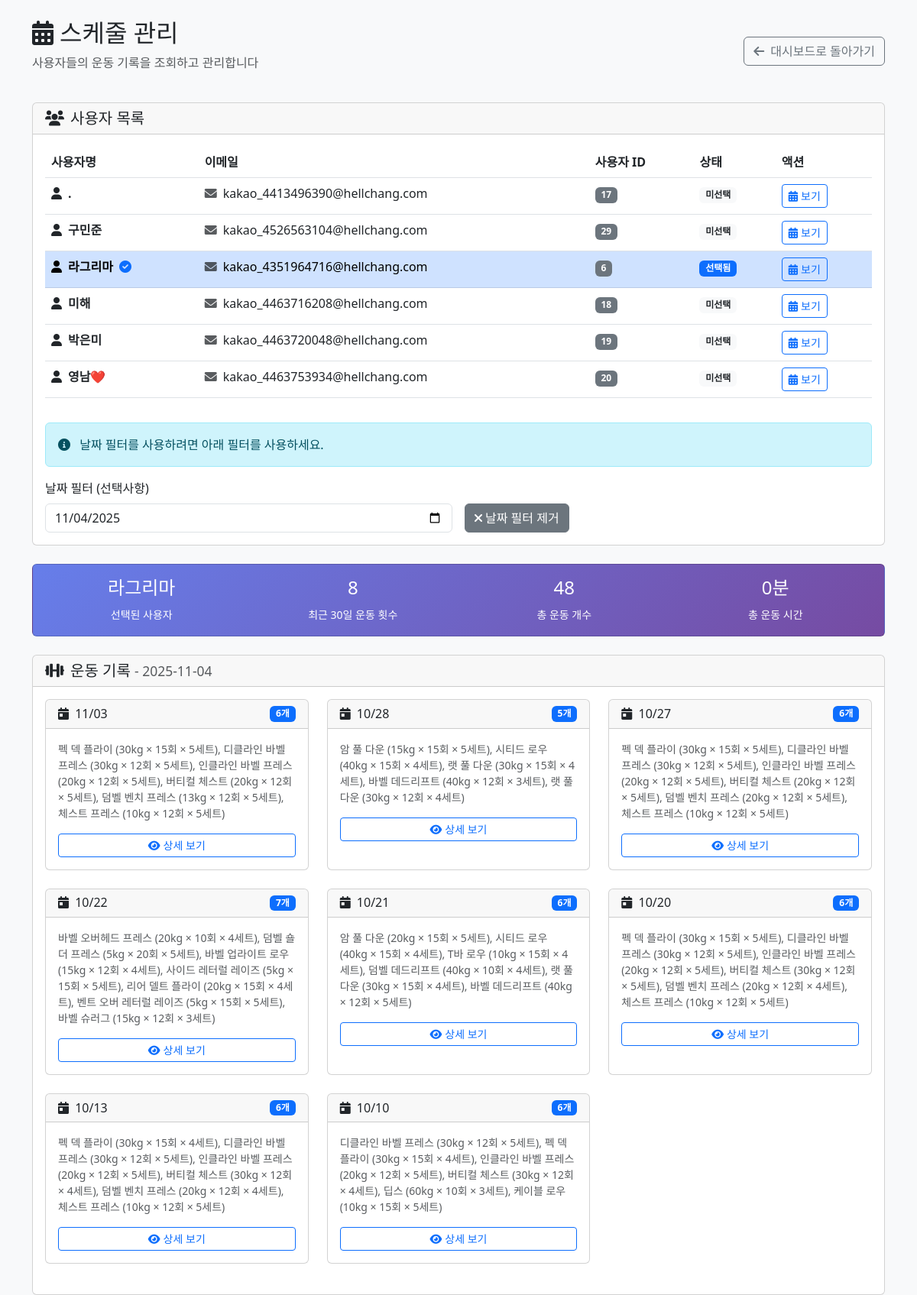
Page /admin/schedule_management.php?user_id=6 (signed in) on the committed database.
### tables this page shows
CREATE TABLE IF NOT EXISTS `users` (
  `id` int(11) NOT NULL AUTO_INCREMENT,
  `kakao_id` bigint(20) DEFAULT NULL,
  `username` varchar(100) NOT NULL,
  `email` varchar(255) DEFAULT NULL,
  `profile_image` varchar(500) DEFAULT NULL,
  `created_at` timestamp NULL DEFAULT current_timestamp(),
  `updated_at` timestamp NULL DEFAULT current_timestamp() ON UPDATE current_timestamp(),
  `is_active` tinyint(1) NOT NULL DEFAULT 1,
  `password` varchar(255) DEFAULT NULL,
  PRIMARY KEY (`id`) USING BTREE,
  UNIQUE KEY `email` (`email`) USING BTREE,
  UNIQUE KEY `kakao_id` (`kakao_id`) USING BTREE,
  KEY `idx_users_kakao_id` (`kakao_id`) USING BTREE
);

CREATE TABLE IF NOT EXISTS `m_workout_session` (
  `session_id` bigint(20) NOT NULL AUTO_INCREMENT,
  `user_id` bigint(20) NOT NULL,
  `workout_date` date NOT NULL,
  `note` varchar(255) DEFAULT NULL,
  `duration` decimal(6,2) DEFAULT NULL COMMENT '운동 시간(분)',
  `start_time` datetime DEFAULT NULL COMMENT '운동 시작시간',
  `end_time` datetime DEFAULT NULL COMMENT '운동 종료시간',
  PRIMARY KEY (`session_id`)
);

### admin/schedule_management.php (the view, shortened to what this page needs)
<?php
$pdo = getDB();
$stmt = $pdo->prepare('SELECT id, username, email FROM users WHERE is_active = 1 ORDER BY username ASC');
$stmt->execute();
$users = $stmt->fetchAll(PDO::FETCH_ASSOC);
$selected_user_id = isset($_GET['user_id']) ? (int)$_GET['user_id'] : null;
$selected_date = isset($_GET['date']) ? $_GET['date'] : date('Y-m-d');
$workoutSessions = [];
$selectedUser = null;
if ($selected_user_id) {
    $stmt = $pdo->prepare('SELECT id, username, email FROM users WHERE id = ?');
    $stmt->execute([$selected_user_id]);
    $selectedUser = $stmt->fetch(PDO::FETCH_ASSOC);
    $stmt = $pdo->prepare('
        SELECT
            ws.session_id,
            ws.workout_date,
            ws.note,
            ws.duration,
            ws.start_time,
            ws.end_time,
            COUNT(we.wx_id) as exercise_count,
            GROUP_CONCAT(
                CONCAT(
                    COALESCE(e.name_kr, we.original_exercise_name, "알 수 없음"),
                    " (", CAST(COALESCE(we.weight, 0) AS UNSIGNED), "kg × ", COALESCE(we.reps, 0), "회 × ", COALESCE(we.sets, 0), "세트)"
                )
                ORDER BY we.order_no SEPARATOR ", "
            ) as exercise_summary
        FROM m_workout_session ws
        LEFT JOIN m_workout_exercise we ON ws.session_id = we.session_id
        LEFT JOIN m_exercise e ON we.ex_id = e.ex_id
        WHERE ws.user_id = ?
        AND ws.workout_date >= DATE_SUB(CURDATE(), INTERVAL 30 DAY)
        GROUP BY ws.session_id, ws.workout_date, ws.note, ws.duration, ws.start_time, ws.end_time
        ORDER BY ws.workout_date DESC, ws.session_id DESC
    ');
    $stmt->execute([$selected_user_id]);
    $workoutSessions = $stmt->fetchAll(PDO::FETCH_ASSOC);
}
?>
<!DOCTYPE html>
<html lang="ko">
<head>
    <link href="https://cdn.jsdelivr.net/npm/bootstrap@5.3.0/dist/css/bootstrap.min.css" rel="stylesheet">
    <link href="https://cdnjs.cloudflare.com/ajax/libs/font-awesome/6.0.0/css/all.min.css" rel="stylesheet">
</head>
<body class="bg-light">
    <div class="container mt-4">
        <div class="row mb-4">
            <div class="col">
                <div class="d-flex justify-content-between align-items-center">
                    <div>
                        <h2><i class="fas fa-calendar-alt me-2"></i>스케줄 관리</h2>
                        <p class="text-muted">사용자들의 운동 기록을 조회하고 관리합니다</p>
                    </div>
                    <a href="dashboard.php" class="btn btn-outline-secondary">
                        <i class="fas fa-arrow-left me-2"></i>대시보드로 돌아가기
                    </a>
                </div>
            </div>
        </div>
        <div class="row mb-4">
            <div class="col">
                <div class="card">
                    <div class="card-header">
                        <h5 class="mb-0"><i class="fas fa-users me-2"></i>사용자 목록</h5>
                    </div>
                    <div class="card-body">
                        <div class="table-responsive">
                            <table class="table table-hover">
                                <thead>
                                    <tr>
                                        <th>사용자명</th>
                                        <th>이메일</th>
                                        <th>사용자 ID</th>
                                        <th>상태</th>
                                        <th>액션</th>
                                    </tr>
                                </thead>
                                <tbody>
                                    <?php foreach ($users as $user): ?>
                                    <tr class="<?= $selected_user_id == $user['id'] ? 'table-primary' : '' ?>"
                                        style="cursor: pointer;"
                                        onclick="selectUser(<?= $user['id'] ?>)">
                                        <td>
                                            <div class="d-flex align-items-center">
                                                <i class="fas fa-user me-2"></i>
                                                <strong><?= htmlspecialchars($user['username']) ?></strong>
                                                <?php if ($selected_user_id == $user['id']): ?>
                                                <i class="fas fa-check-circle text-primary ms-2"></i>
                                                <?php endif; ?>
                                            </div>
                                        </td>
                                        <td>
                                            <?php if ($user['email']): ?>
                                            <i class="fas fa-envelope me-1 text-muted"></i>
                                            <?= htmlspecialchars($user['email']) ?>
                                            <?php else: ?>
                                            <span class="text-muted">-</span>
                                            <?php endif; ?>
                                        </td>
                                        <td>
                                            <span class="badge bg-secondary"><?= $user['id'] ?></span>
                                        </td>
                                        <td>
                                            <?php if ($selected_user_id == $user['id']): ?>
                                            <span class="badge bg-primary">선택됨</span>
                                            <?php else: ?>
                                            <span class="badge bg-light text-dark">미선택</span>
                                            <?php endif; ?>
                                        </td>
                                        <td>
                                            <button class="btn btn-outline-primary btn-sm"
                                                    onclick="event.stopPropagation(); viewUserSchedule(<?= $user['id'] ?>)">
                                                <i class="fas fa-calendar-alt me-1"></i>보기
                                            </button>
                                        </td>
                                    </tr>
                                    <?php endforeach; ?>
                                </tbody>
                            </table>
                        </div>
                        <?php if ($selected_user_id): ?>
                        <div class="mt-3">
                            <div class="alert alert-info">
                                <i class="fas fa-info-circle me-2"></i>
                                날짜 필터를 사용하려면 아래 필터를 사용하세요.
                            </div>
                            <form method="get" class="row g-3">
                                <div class="col-md-6">
                                    <label for="date" class="form-label">날짜 필터 (선택사항)</label>
                                    <input type="date" class="form-control" id="date" name="date"
                                           value="<?= $selected_date ?>" onchange="this.form.submit()">
                                </div>
                                <div class="col-md-6">
                                    <label class="form-label">&nbsp;</label>
                                    <div>
                                        <button type="button" class="btn btn-secondary" onclick="clearDateFilter()">
                                            <i class="fas fa-times me-1"></i>날짜 필터 제거
                                        </button>
                                    </div>
                                </div>
                            </form>
                        </div>
                        <?php endif; ?>
                    </div>
                </div>
            </div>
        </div>
        <?php if ($selectedUser): ?>
        <div class="row mb-4">
            <div class="col">
                <div class="card stats-card">
                    <div class="card-body">
                        <div class="row text-center">
                            <div class="col-md-3">
                                <h4><?= htmlspecialchars($selectedUser['username']) ?></h4>
                                <small>선택된 사용자</small>
                            </div>
                            <div class="col-md-3">
                                <h4><?= count($workoutSessions) ?></h4>
                                <small>최근 30일 운동 횟수</small>
                            </div>
                            <div class="col-md-3">
                                <h4>
                                    <?php
                                    $totalExercises = 0;
                                    foreach ($workoutSessions as $session) {
                                        $totalExercises += $session['exercise_count'];
                                    }
                                    echo $totalExercises;
                                    ?>
                                </h4>
                                <small>총 운동 개수</small>
                            </div>
                            <div class="col-md-3">
                                <h4>
                                    <?php
                                    $totalDuration = 0;
                                    foreach ($workoutSessions as $session) {
                                        $totalDuration += $session['duration'] ?: 0;
                                    }
                                    echo round($totalDuration) . '분';
                                    ?>
                                </h4>
                                <small>총 운동 시간</small>
                            </div>
                        </div>
                    </div>
                </div>
            </div>
        </div>
        <div class="row">
            <div class="col">
                <div class="card">
                    <div class="card-header">
                        <h5 class="mb-0">
                            <i class="fas fa-dumbbell me-2"></i>운동 기록
                            <?php if ($selected_date): ?>
                            <small class="text-muted">- <?= $selected_date ?></small>
                            <?php endif; ?>
                        </h5>
                    </div>
                    <div class="card-body">
                        <?php if (empty($workoutSessions)): ?>
                        <div class="text-center py-5">
                            <i class="fas fa-calendar-times fa-3x text-muted mb-3"></i>
                            <h5 class="text-muted">운동 기록이 없습니다</h5>
                            <p class="text-muted">이 사용자는 아직 운동을 기록하지 않았습니다.</p>
                        </div>
                        <?php else: ?>
                        <div class="row">
                            <?php foreach ($workoutSessions as $session): ?>
                            <div class="col-md-6 col-lg-4 mb-4">
                                <div class="card session-card h-100">
                                    <div class="card-header">
                                        <div class="d-flex justify-content-between align-items-center">
                                            <h6 class="mb-0">
                                                <i class="fas fa-calendar-day me-1"></i>
                                                <?= date('m/d', strtotime($session['workout_date'])) ?>
                                            </h6>
                                            <span class="badge bg-primary"><?= $session['exercise_count'] ?>개</span>
                                        </div>
                                    </div>
                                    <div class="card-body">
                                        <p class="text-muted small mb-3">
                                            <?= htmlspecialchars($session['exercise_summary']) ?>
                                        </p>
                                        <div class="d-grid">
                                            <button class="btn btn-outline-primary btn-sm"
                                                    onclick="viewSessionDetails(<?= $session['session_id'] ?>)">
                                                <i class="fas fa-eye me-1"></i>상세 보기
                                            </button>
                                        </div>
                                    </div>
                                </div>
                            </div>
                            <?php endforeach; ?>
                        </div>
                        <?php endif; ?>
                    </div>
                </div>
            </div>
        </div>
        <?php endif; ?>
    </div>
</body>
</html>

### admin/schedule_management.php (style rules this page uses)
.session-card { transition: all 0.3s ease; }
.stats-card { background: linear-gradient(135deg, #667eea 0%, #764ba2 100%); color: white; }

### rows in the picture
users: username ".", email "kakao_4413496390@hellchang.com", id "17", shows "미선택"
users: username "구민준", email "kakao_4526563104@hellchang.com", id "29", shows "미선택"
users: username "라그리마", email "kakao_4351964716@hellchang.com", id "6", shows "선택됨"
users: username "미해", email "kakao_4463716208@hellchang.com", id "18", shows "미선택"
users: username "박은미", email "kakao_4463720048@hellchang.com", id "19", shows "미선택"
users: username "영남❤️", email "kakao_4463753934@hellchang.com", id "20", shows "미선택"
m_workout_session: workout_date "11/03", exercise_count "6", exercise_summary "펙 덱 플라이 (30kg × 15회 × 5세트), 디클라인 바벨 프레스 (30kg × 12회 × 5세트), 인클라인 바벨 프레스 (20kg × 12회 × 5세트), 버티컬 체스트 (20kg × 12회 × 5세트), 덤벨 벤치 프레스 (13kg × 12회 × 5세트), 체스트 프레스 (10kg × 12회 × 5세트)"
m_workout_session: workout_date "10/28", exercise_count "5", exercise_summary "암 풀 다운 (15kg × 15회 × 5세트), 시티드 로우 (40kg × 15회 × 4세트), 랫 풀 다운 (30kg × 15회 × 4세트), 바벨 데드리프트 (40kg × 12회 × 3세트), 랫 풀 다운 (30kg × 12회 × 4세트)"
m_workout_session: workout_date "10/27", exercise_count "6", exercise_summary "펙 덱 플라이 (30kg × 15회 × 5세트), 디클라인 바벨 프레스 (30kg × 12회 × 5세트), 인클라인 바벨 프레스 (20kg × 12회 × 5세트), 버티컬 체스트 (20kg × 12회 × 5세트), 덤벨 벤치 프레스 (20kg × 12회 × 5세트), 체스트 프레스 (10kg × 12회 × 5세트)"
m_workout_session: workout_date "10/22", exercise_count "7", exercise_summary "바벨 오버헤드 프레스 (20kg × 10회 × 4세트), 덤벨 숄더 프레스 (5kg × 20회 × 5세트), 바벨 업라이트 로우 (15kg × 12회 × 4세트), 사이드 레터럴 레이즈 (5kg × 15회 × 5세트), 리어 델트 플라이 (20kg × 15회 × 4세트), 벤트 오버 레터럴 레이즈 (5kg × 15회 × 5세트), 바벨 슈러그 (15kg × 12회 × 3세트)"
m_workout_session: workout_date "10/21", exercise_count "6", exercise_summary "암 풀 다운 (20kg × 15회 × 5세트), 시티드 로우 (40kg × 15회 × 4세트), T바 로우 (10kg × 15회 × 4세트), 덤벨 데드리프트 (40kg × 10회 × 4세트), 랫 풀 다운 (30kg × 15회 × 4세트), 바벨 데드리프트 (40kg × 12회 × 5세트)"
m_workout_session: workout_date "10/20", exercise_count "6", exercise_summary "펙 덱 플라이 (30kg × 15회 × 5세트), 디클라인 바벨 프레스 (30kg × 12회 × 5세트), 인클라인 바벨 프레스 (20kg × 12회 × 5세트), 버티컬 체스트 (30kg × 12회 × 5세트), 덤벨 벤치 프레스 (20kg × 12회 × 4세트), 체스트 프레스 (10kg × 12회 × 5세트)"
m_workout_session: workout_date "10/13", exercise_count "6", exercise_summary "펙 덱 플라이 (30kg × 15회 × 4세트), 디클라인 바벨 프레스 (30kg × 12회 × 5세트), 인클라인 바벨 프레스 (20kg × 12회 × 5세트), 버티컬 체스트 (30kg × 12회 × 4세트), 덤벨 벤치 프레스 (20kg × 12회 × 4세트), 체스트 프레스 (10kg × 12회 × 5세트)"
m_workout_session: workout_date "10/10", exercise_count "6", exercise_summary "디클라인 바벨 프레스 (30kg × 12회 × 5세트), 펙 덱 플라이 (30kg × 15회 × 4세트), 인클라인 바벨 프레스 (20kg × 12회 × 5세트), 버티컬 체스트 (30kg × 12회 × 4세트), 딥스 (60kg × 10회 × 3세트), 케이블 로우 (10kg × 15회 × 5세트)"

### other values in the picture
count($workoutSessions) "8"
$totalExercises "48"
$totalDuration "0"
$selected_date "2025-11-04"
